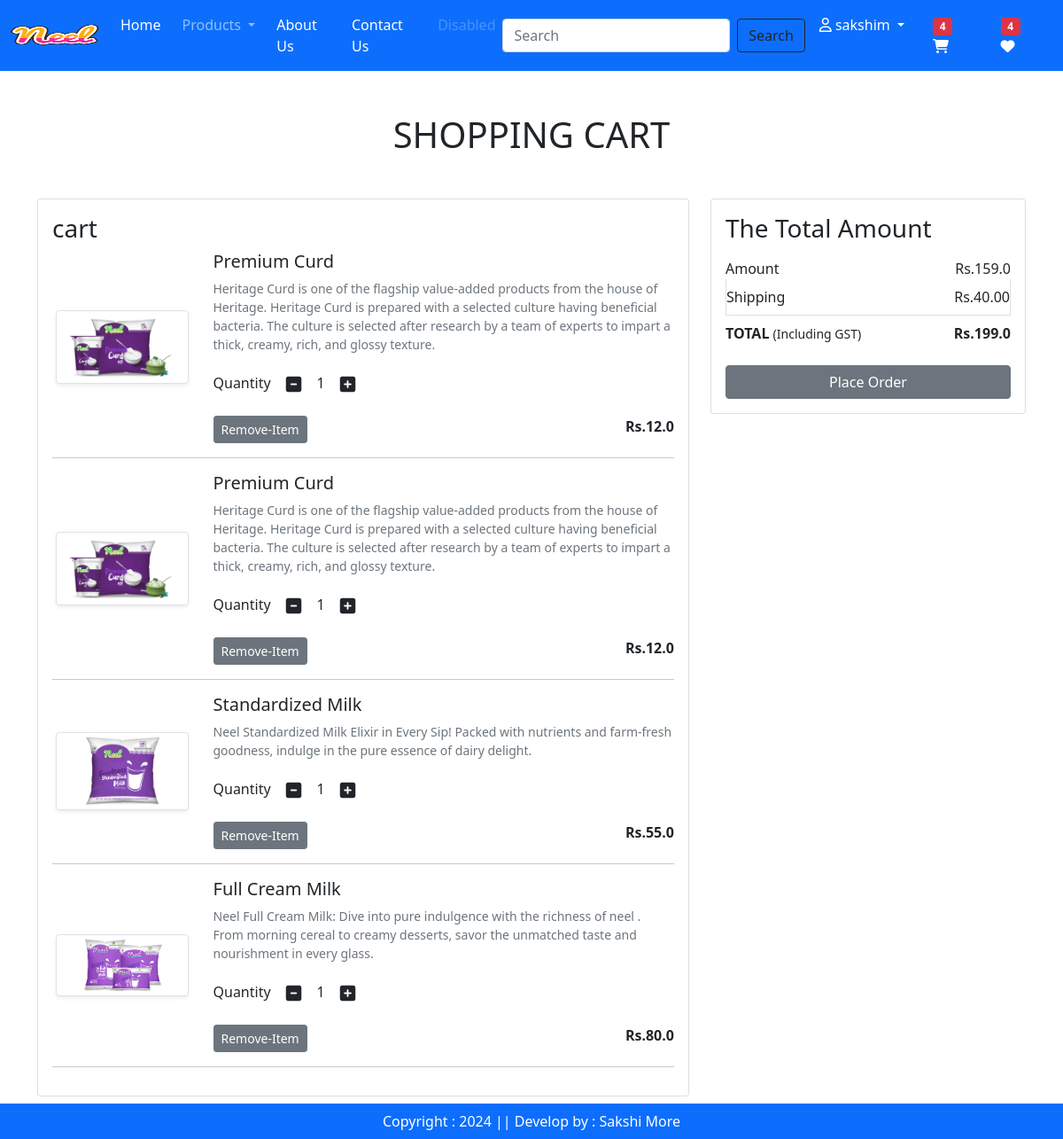
Page /cart/ (signed in) on the earlier database version.
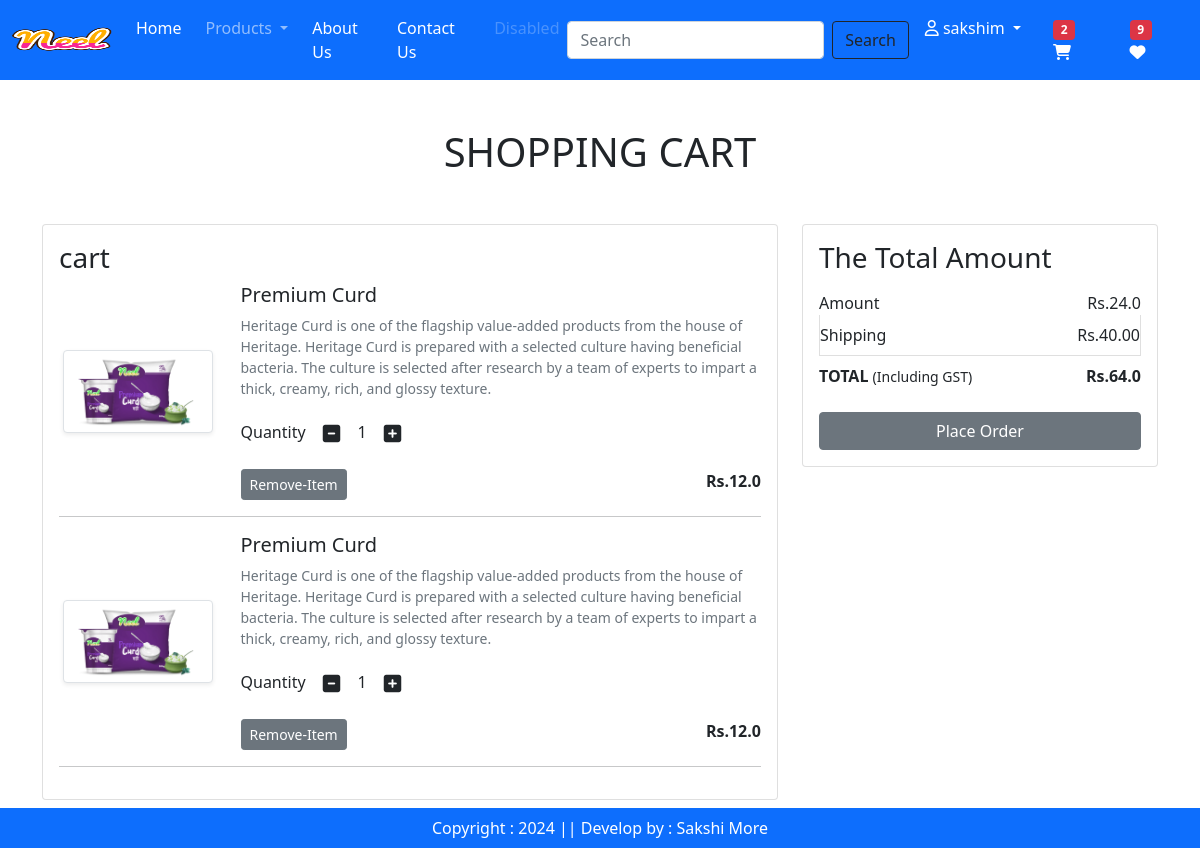
Same page on the later database version.
### app/models.py (models this page shows, shortened)
class Cart(models.Model):
    user = models.ForeignKey(User,on_delete=models.CASCADE)
    product = models.ForeignKey(Product,on_delete=models.CASCADE)
    quantity = models.PositiveIntegerField(default=1)

class Product(models.Model):
    title = models.CharField(max_length=100)
    selling_price = models.FloatField()
    discounted_price = models.FloatField()
    description = models.TextField()
    composition = models.TextField(default='')
    prodapp = models.TextField(default='')
    category = models.CharField(choices=CATEGORY_CHOICES ,max_length=2, null=True)
    product_image=models.ImageField(upload_to='product')

### app/views.py (the view)
# urls.py: path('cart/',views.show_cart,name='showcart'),
def show_cart(request):
    user = request.user
    cart = Cart.objects.filter(user=user)
    amount = 0
    for p in cart:
        value = p.quantity * p.product.discounted_price
        amount = amount + value
    totalamount = amount + 40
    totalitem = 0
    wishlist_count = 0
    if request.user.is_authenticated:
        totalitem = len(Cart.objects.filter(user=request.user))
        wishlist_count = Wishlist.objects.filter(user=request.user).count()
    return render(request,'app/addtocart.html',locals())

### app/templates/app/addtocart.html (shortened to what the changed rows need)
{% extends 'app/base.html' %}
{% load static %}
{% block usernav %}
<ul class="navbar-nav me-auto mb-2 mb-lg-0">
<li class="nav-item mx-2">
  <a href="{% url 'showcart' %}" class="nav-link text-white"><span class="badge bg-danger">{% if totalitem > 0 %}{{totalitem}}{% endif %}</span> <i class="fa-solid fa-cart-shopping"  ></i> </a>
</li>
<li class="nav-item mx-2">
  <a href="" class="nav-link text-white"><span class="badge bg-danger">{% if  wishlist_count > 0 %}{{ wishlist_count}}{% endif %}</span> <i class="fa fa-heart"></i> </a>
</li>
{% endblock %}
{% block main-content %}
<div class="container my-5">
    <div class="row">
        {% if cart %}
        <h1 class="text-center mb-5">SHOPPING CART</h1>
        <div class="col-sm-8">
        <div class="card">
                <div class="card-body">
                    <h3>cart</h3>
                    {% for item in cart %}
                    <div class="row">
                        <div class="col-sm-3 text-center align-self-center"><img src="{{item.product.product_image.url}}" alt="" srcset="" class="img-fluid img-thumbnail shadow-sm" height="150" width="150"></div>
                        <div class="col-sm-9">
                            <div>
                                <h5>{{item.product.title}}</h5>
                                <p class="mb-3 text-muted small">{{item.product.description}}</p>
                                <div class="my-3">
                                    <label for="quantity">Quantity</label>
                                    <a class="minus-cart btn" pid={{item.product.id}}><i class="fas fa-minus-square fa-lg"></i></a>
                                    <span id="quantity">{{item.quantity}}</span>
                                    <a class="plus-cart btn" pid="{{item.product.id}}"><i class="fas fa-plus-square fa-lg"></i></a>
                                </div>
                                <div class="d-flex justify-content-between">
                                    <a href="#" class="remove-cart btn btn-sm btn-secondary mr-3" pid="{{item.product.id}}">Remove-Item</a>
                                    <p class="mb-0"><span><strong>Rs.{{item.product.discounted_price}}</strong></span></p>
                                </div>
                            </div>
                        </div>
                    </div>
                    <hr class="text-center">
                    {% endfor %}
                </div>
        </div>
        </div>
<div class="col-sm-4">
    <div class="card">
        <div class="card-body">
            <h3>The Total Amount</h3>
            <ul class="list-group">
                <li class="list-group-item d-flex justify-content-between align-item-center border-0 px-0 pb-0">Amount<span id='amount'>Rs.{{amount}}</span></li>
                <li class="list-group-item d-flex justify-content-between align-item-center px-0 ">Shipping<span>Rs.40.00</span></li>
                <li class="list-group-item d-flex justify-content-between align-item-center border-0 px-0 mb-3">
                    <div>
                        <strong>TOTAL</strong>  <small>(Including GST)</small>
                    </div>
                    <span id="totalamount"><strong>Rs.{{totalamount}}</strong></span>
                </li>
            </ul>
            <div class="d-grid"><a href="{% url 'checkout' %}" class="btn btn-secondary">Place Order</a></div>
        </div>
    </div>
</div>
{% else %}
  <h1 class="text-center mb-5">Cart is Empty</h1>
{% endif %}
</div>
</div>
{% endblock main-content %}

Differences in the rows shown:
removed Cart: product.product_image (picture), product "Standardized Milk", product.description "Neel Standardized Milk Elixir in Every Sip! Packed with nutrients and farm-fresh goodness, indulge in the pure essence of dairy delight.", quantity "1", product.discounted_price "55.0"
removed Cart: product.product_image (picture), product "Full Cream Milk", product.description "Neel Full Cream Milk: Dive into pure indulgence with the richness of neel . From morning cereal to creamy desserts, savor the unmatched taste and nourishment in every glass.", quantity "1", product.discounted_price "80.0"
Other differences:
{{ totalitem }}: "4" → "2"
{{ wishlist_count }}: "4" → "9"
{{ amount }}: "159.0" → "24.0"
{{ totalamount }}: "199.0" → "64.0"
